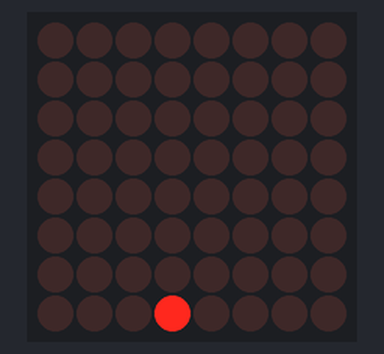
A sketch run on a simulated Arduino Uno, built with avr-gcc and run on an emulated ATmega328P. Parts: 8×8 LED matrix. What the sketch prints to the serial monitor is not drawn.

Above: at 0.1 s.
At 0.6 s:
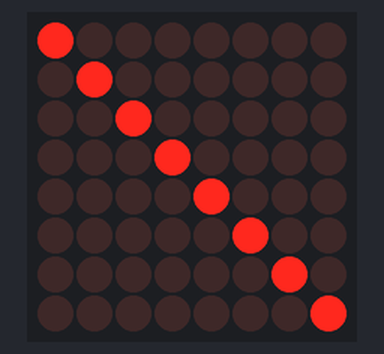
At 1.1 s:
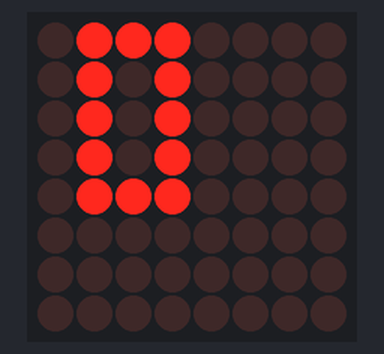
At 1.6 s:
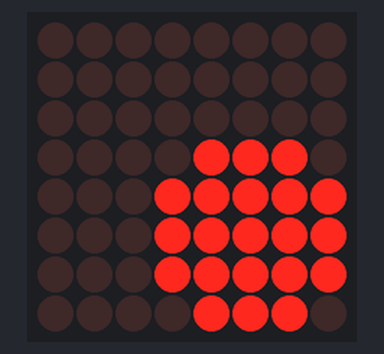

Measured:
- by itself, everything shown: repeats every 2.0 s, in 4 steps
- what the display in image 1 shows lasts 0.5 s, from 0.5 s to 1.0 s

The sketch:

_8x8_draw.ino
```cpp
#include <Adafruit_LEDBackpack.h>
#include <Adafruit_GFX.h>
#include <Wire.h>

Adafruit_8x8matrix matrix = Adafruit_8x8matrix();

void setup() {
  Serial.begin(9600);
  Serial.println("8x8 LED Matrix Test");

  matrix.begin(0x70);
}

void loop() {

  matrix.clear();      // clear display
  matrix.drawPixel(3, 7, LED_ON);  //x, y
  matrix.writeDisplay();  // write the changes we just made to the display
  delay(500);

  matrix.clear();
  matrix.drawLine(0,0, 7,7, LED_ON); // start x, y final x, y
  matrix.writeDisplay();  // write the changes we just made to the display
  delay(500);

  matrix.clear();
  matrix.drawRect(1,0, 3,5, LED_ON); // start x, y, size x, y
  //matrix.fillRect(1,2, 5,4, LED_ON);
  matrix.writeDisplay();  // write the changes we just made to the display
  delay(500);

  matrix.clear();
  //matrix.drawCircle(5,5, 2, LED_ON); // point x, y, size z
  matrix.fillCircle(5,5, 2, LED_ON); // point x, y, size z
  matrix.writeDisplay();  // write the changes we just made to the display
  delay(500);


}
```
